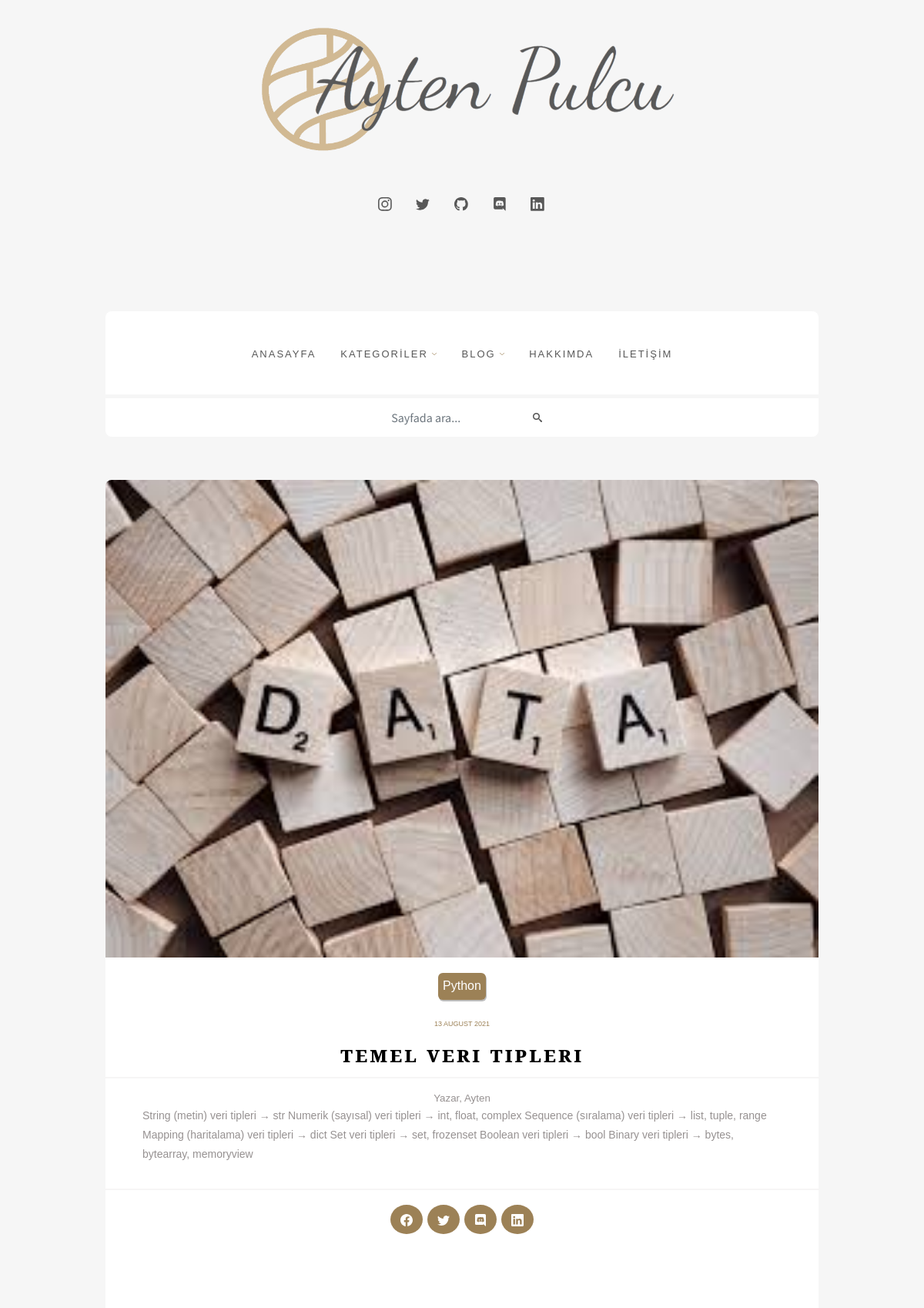
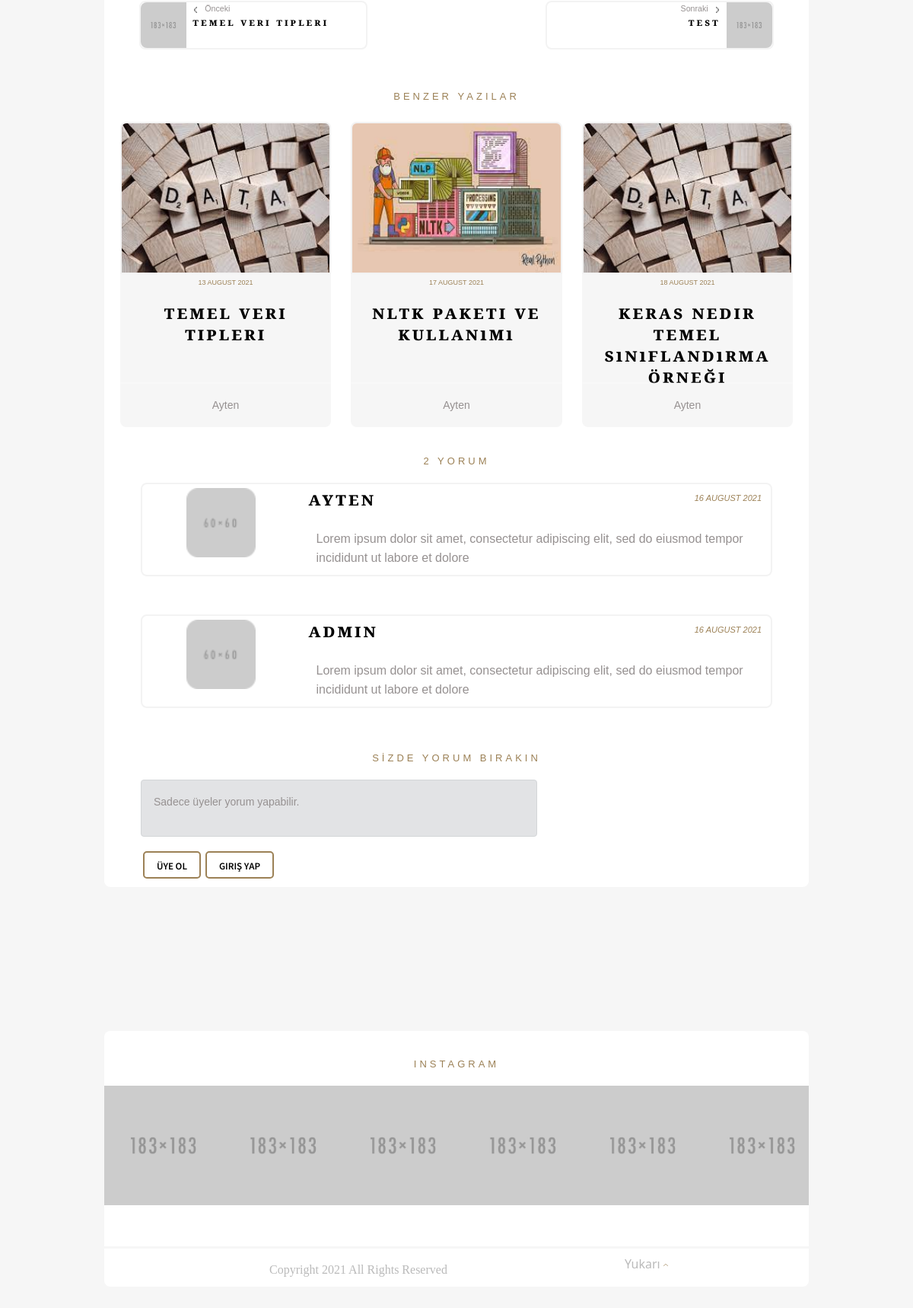
The app's page /blog/post/temel-veri-tipleri with its own data (2 pictures, top to bottom).
### post/models.py (models this page shows, shortened)
class Blog_post(models.Model):
    category = models.ForeignKey(
        Category,
        on_delete=models.CASCADE
    )
    title = models.CharField(max_length=40)
    slug = models.SlugField(
        max_length=200,
        default="",
    )
    content = models.TextField()
    image = models.ImageField(upload_to="img")
    next_img = models.ImageField(upload_to="next")
    status = models.CharField(
        default="draft",
        choices=STATUS,
        max_length=10,
    )
    author=models.CharField(max_length=100)
    createt_at = models.DateTimeField(auto_now_add=True)
    updated_at = models.DateTimeField(auto_now_add=True)

class Category(models.Model):
    title = models.CharField(max_length=200)
    slug = models.SlugField(
        max_length=200,
        default="",
    )
    status = models.CharField(
        default=DEFAULT_STATUS,
        choices=STATUS,
        max_length=10,
    )
    createt_at = models.DateTimeField(auto_now_add=True)
    updated_at = models.DateTimeField(auto_now=True)
    def __str__(self):
        return f"{self.title}"

class Comment(models.Model):
    blog_name = models.ForeignKey(
        Blog_post,
        on_delete=models.CASCADE,
    )
    user = models.ForeignKey(
        User, blank=True, null=True, on_delete=models.CASCADE
    )
    content = models.TextField()
    status = models.CharField(
        default="published",
        choices=STATUS,
        max_length=10,
    )
    createt_at = models.DateTimeField(auto_now_add=True)

### post/views.py (the view, shortened to what this page needs)
# urls.py: path('post/<slug:post_slug>', post_show, name='post_show'),
def post_show(request, post_slug):
    context = dict()
    context['post']= get_object_or_404(Blog_post, slug=post_slug)
    context['comments']= Comment.objects.filter(
        blog_name=context['post'],
        status="published",
    )
    posts = Blog_post.objects.filter(
        category=context['post'].category,
        status="published",
    )
    context['items'] = posts
    context['related'] = posts[:3]
    return render(request, 'post.html', context)

### blog/data.py (called while the page is built)
def need_data(request):
    context = dict()
    context['categories'] = Category.objects.filter(
        status="published"
    ).order_by('title')
    context['pages'] = Page.objects.filter(
        status="published"
    ).order_by('title')
    context['latest']  = Blog_post.objects.filter(
        status="published"
    )[:4]
    context['posts'] = Blog_post.objects.filter(
        status='published',
    )[:5]
    return context

### templates/post.html
{% extends 'components/base.html' %}
{% block content %}
<div class="content">
    <div class="row">
        <div class="col">
            <div class="cart mt-5">
                <div class="timg">
                    <img src="{{post.image.url}}" class="f img-fluid"
                    style="width: 100%;height: auto;border-top-left-radius: 8px;border-top-right-radius: 8px;" alt="Responsive image">
                </div>
                <button class="btn-tag">
                    {{post.category}}</button>
                <p class="data">{{post.updated_at|date:'d F Y'}}</p>
                <p class="post-title">{{post.title}} </p>
                <hr>
                <p class="info">
                    Yazar, {{post.author}}
                </p>
                <span class="d-flex flex-column mx-5 align-items-center">
                    <p class="text">
                        {{post.content}}
                    </p>
                </span>
                <hr>
                {% include 'components/post-info.html' %}
            </div>
        </div>
    </div>
</div>
{% endblock %}

### templates/components/post-info.html (shortened to what this page needs)
{% block content%}
<span class="d-flex flex-row flex-wrap pb-5 justify-content-center" >
    <button type="button" class="btn btn-social ">
    </button>
    <button type="button" class="btn btn-social">
    </button>
    <button type="button" class="btn btn-social">
    </button>
    <button type="button" class="btn btn-social">
    </button>
</span>
<span class="d-flex flex-row justify-content-between">
    <div class="btn-next">
        <span class="d-flex flex-column">
            <a href="{% url 'post_show' post_slug=items.first.slug %}">
                <span class="d-flex ">
                    <div style="width: 60px; height: 60px;">
                        <img src="{{items.first.next_img.url}}" class="img-fluid" style="border-top-left-radius: 8px;border-bottom-left-radius: 8px;" >
                    </div>
                    <div class="d-flex flex-column mx-2" style="text-align: left;">
                        <div class="d-flex">
                            <img src="/media/arrow.png" style="height:8px; margin: 2px;align-self: flex-end;">
                            <p class="info" style="margin-left:8px;font-size: 8pt;">Önceki</p>
                        </div>
                        <p class="last-title" style="font-size: 10pt;margin: 0;">{{items.first.title}}</p>
                    </div>
                </span>
            </a>
        </span>
    </div>
    <div class="btn-next " >
        <span class="d-flex flex-column" style="justify-content: right;align-items: center;">
            <a href="{% url 'post_show' post_slug=items.last.slug %}" style="align-self: flex-end;">
            <span class="d-flex" style="align-self: flex-end;">
                <div class="d-flex flex-column mx-2" style="text-align: right;">
                    <div class="d-flex" style="align-self: flex-end;">
                        <p class="info" style="margin-right:8px; font-size: 8pt;text-align: right;">Sonraki</p>
                        <img src="/media/arrow2.png" style="height:8px; margin: 2px;align-self: flex-end;">
                    </div>
                    <p class="last-title" style="font-size: 10pt; margin: 0;">{{items.last.title}}</p>
                </div>
                <div style="height: 60px;width: 60px;">
                    <img src="{{items.first.next_img.url}}" class="img-fluid" style="border-top-right-radius: 8px;border-bottom-right-radius: 8px;" >
                </div>
            </span>
            </a>
        </span>
    </div>
</span>
<p class="tag2">
    benzer yazılar
</p>
<div class="d-flex justify-content-evenly">
    {% for item in related %}
    <div class="box" style="width: 30%;margin: 5px;">
        <div class="timg" >
            <a href="{% url 'post_show' post_slug=item.slug %}">
                <img src="{{item.image.url}}" class="rnd img-fluid" style="height: 200px;border: 2px solid #f3f3f3;">
            </a>
        </div>
        <p class="data">{{item.updated_at|date:'d F Y'}}</p>
        <p class="post-title" style="height: 90px;font-size: 18pt;">
            {{item.title}}
        </p>
        <hr style="border: white solid 1px;">
        <p class="text" style="text-align: center;">{{item.author}}</p>
    </div>
    {% endfor %}
</div>
<br>
<p class="tag2">
    {{comments.count }} Yorum
</p>
{% for item in comments %}
<div class="row cart mx-5" style="padding-top: 5px; border:solid ;border-width: 2px; border-color: #f3f3f3;">
    <div class="col-md-3">
        <img src="/media/img6.png" class="img-fluid w-50" style="margin-bottom: 5%;">
    </div>
    <div class="col-md-9">
        <span class="d-flex justify-content-between">
            <p class="post-title" style="font-size: 18pt;">{{item.user}}</p>
            <p class="data" style="font-style: italic;font-size: 12pt;">{{item.createt_at|date:'d F Y'}}</p>
        </span>
        <p class="text" style="margin: 10px;font-size: 12pt;">
            {{item.content}}
        </p>
    </div>
</div>
{% endfor %}
<p class="tag2">
    Sİzde Yorum bırakın
</p>
<div class="comment w-75 mx-5" >
    <form method="POST" >
        <span class="d-flex flex-column w-75">
        {% if user.is_authenticated %}
        <label class="form-label" >Kullanıcı: <strong>{{user.username}}</strong></label>
            <label class="form-label">Yorumunuz</label>
            <textarea type="text" name="content" class="form-control" id="id_content" required></textarea>
            <br>
            <button class="mb-3" type="submit" style="border-radius: 5px;background-color: #9c8156;color: white; border:0px;  height: 35px; width: 50%;">
                Gönder
            </button>
        {% else %}
            <div class="alert alert-secondary alert-dismissible fade show" role="alert">
                <p class="text">Sadece üyeler yorum yapabilir.</p>
            </div>
            <span class="d-flex pb-2 align-items-center w-50" >
                <a href="{% url 'sign_in' %}" >
                    <p class="category px-3">Üye Ol</p>
                </a>
                <a href="{% url 'log_in' %}" >
                    <p class="category px-3">Giriş Yap</p>
                </a>
            </span>
        {% endif %}
        </span>
    </form>
</div>
{% endblock%}

### static/css/main.css (style rules this page uses)
body { margin:0; padding: 0; background-color: #f6f6f6; }
hr { border: 1px solid #dddbdb; }
a { text-decoration: none; }
p.text { font-family: 'Source Sans Pro Light', sans-serif; color: #969191; font-size: 14px; font-weight: 200; text-align: left; line-height: 25px; text-overflow: clip; }
p.info { font-family: 'Source Sans Pro Light', sans-serif; color: #969191; font-size: 10pt; font-weight: 100; margin-bottom: 0pt; }
p.data { font-family: 'Source Sans Pro Light', sans-serif; font-size: 10pt; font-weight: 200; color: #9c8156; font-variant-caps: all-petite-caps; font-variant-numeric: oldstyle-nums; }
p.post-title { font-family: 'Playfair Display', sans-serif; font-size: 21pt; letter-spacing: 3px; font-weight: 600; font-variant-caps: all-petite-caps; color: black; line-height: 21pt; }
p.last-title { font-family: 'Playfair Display', sans-serif; font-size: 14pt; letter-spacing: 3px; font-weight: 600; font-variant-caps: all-petite-caps; color: black; line-height: 15pt; }
p.tag2 { font-family: 'Source Sans Pro regular', sans-serif; color: #9c8156; font-size: 14pt; font-weight: 400; letter-spacing: 4px; text-align: center; font-variant-caps: all-petite-caps; }
p.category { color: black; font-size: 14pt; font-weight: 600; font-family: 'Source Sans Pro', sans-serif; font-variant-caps: all-petite-caps; border: 2pt; border-color: #9c8156; border-style: solid ; border-radius: 5px; padding: 2px; margin: 3px; }
.comment { text-align: start; }
.btn-social { color: white; background-color: #9c8156; border-radius: 50%; margin: 3px; }
.btn-next { width: 300px; border-style: solid; border-radius: 8px; border-width: 2px; border-color:#f3f3f3; background-color: white; margin: 5%; }
.box { background-color: #f6f6f6; border-radius: 8px; }
.timg { border-top-left-radius: 8px; border-top-right-radius: 8px; max-width: 100%; height: auto; }
img.rnd { border-top-left-radius: 8px; border-top-right-radius: 8px; }
.cart { background-color: white; border-radius: 8px; margin-bottom: 50px; text-align: center; overflow-wrap: break-word; }
.btn-tag { border-radius: 6px; background-color: #9c8156; color: white; border:0px; height: 35px; margin: 20px; font-family: 'Source Sans Pro Light', sans-serif; box-shadow: 1px 2px #bdbdbd; }

### records on screen
Blog_post: image (picture), category "Python", updated_at "13 August 2021", title "Temel veri tipleri", author "Ayten", content "String (metin) veri tipleri → str Numerik (sayısal) veri tipleri → int, float, complex Sequence (sıralama) veri tipleri → list, tuple, range Mapping (haritalama) veri tipleri → dict Set veri tipleri → set, frozenset Boolean veri tipleri → bool Binary veri tipleri → bytes, bytearray, memoryview", first.next_img (picture), first "Temel veri tipleri"
Blog_post: last "test"
Blog_post: image (picture), updated_at "17 August 2021", title "Nltk paketi ve kullanımı", author "Ayten"
Blog_post: image (picture), updated_at "18 August 2021", title "keras nedir temel sınıflandırma örneği", author "Ayten"
Comment: user "ayten", createt_at "16 August 2021", content "Lorem ipsum dolor sit amet, consectetur adipiscing elit, sed do eiusmod tempor incididunt ut labore et dolore"
Comment: user "admin", createt_at "16 August 2021", content "Lorem ipsum dolor sit amet, consectetur adipiscing elit, sed do eiusmod tempor incididunt ut labore et dolore"

### other values on screen
{{ comments.count }} "2"
